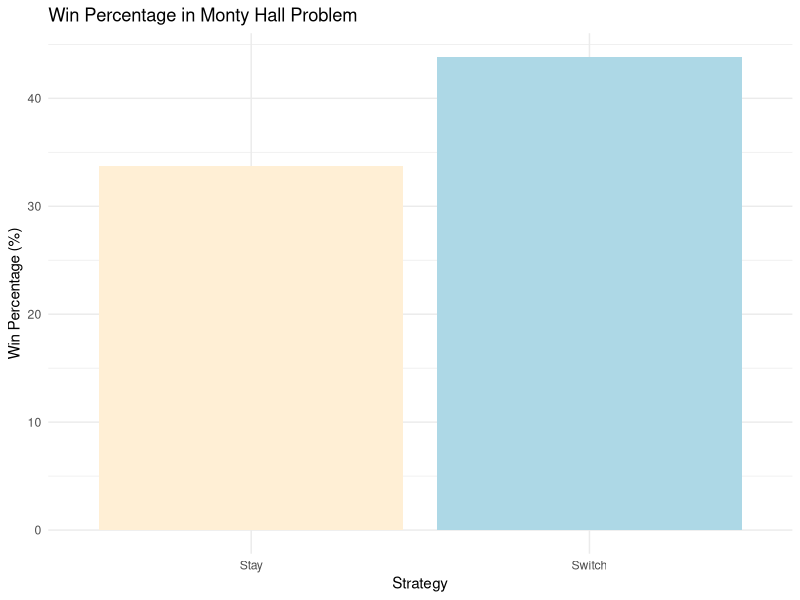

Recreate this plot in R.
## ---- chunk 1
# Set the number of simulations
num_simulations <- 10000

# Initialize variables to keep track of wins when switching and staying
switch_wins <- 0
stay_wins <- 0

# Perform the simulations
for (i in 1:num_simulations) {
  # Create three doors with one car and two goats
  doors <- sample(c("car", "goat", "goat"))

  # Player's initial choice
  player_choice <- sample(1:3, 1)

  # Monty Hall reveals a goat behind one of the unchosen doors
  monty_reveals <- which(doors[-player_choice] == "goat")
  monty_reveals <- monty_reveals[1]  # Monty reveals the first goat he encounters

  # Determine the other unchosen door
  other_door <- setdiff(1:3, c(player_choice, monty_reveals))

  # Simulate switching doors
  switch_choice <- other_door[1]

  # Check if the player wins when switching
  if (doors[switch_choice] == "car") {
    switch_wins <- switch_wins + 1
  }

  # Check if the player wins when staying
  if (doors[player_choice] == "car") {
    stay_wins <- stay_wins + 1
  }
}

# Calculate win percentages
switch_win_percent <- (switch_wins / num_simulations) * 100
stay_win_percent <- (stay_wins / num_simulations) * 100


## ---- chunk 2
library(ggplot2)
library(ggsci)
p <- ggplot(data.frame(Strategy = c("Switch", "Stay"), Win_Percentage = c(switch_win_percent, stay_win_percent)), aes(x = Strategy, y = Win_Percentage)) +
  geom_bar(stat = "identity", fill = c("lightblue", "papayawhip")) +
  labs(title = "Win Percentage in Monty Hall Problem",
       x = "Strategy",
       y = "Win Percentage (%)") +
  theme_minimal()
print(p)

